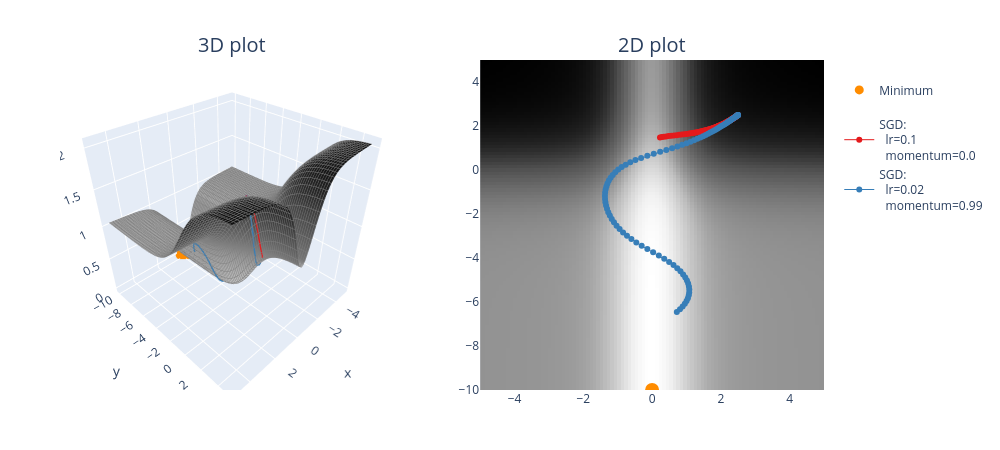

Notebook cell for this chart:
### Markdown cell above
### Exercise - implement `opt_fn_with_sgd`

> ```yaml
> Difficulty: 🔴🔴🔴⚪⚪
> Importance: 🔵🔵🔵🔵⚪
> 
> You should spend up to 15-20 minutes on this exercise.
> ```

Implement the `opt_fn_with_sgd` function using `torch.optim.SGD`. This function optimizes parameters `(x, y)` (which represent coordinates at which we evaluate a function) using gradient descent on that function value. In other words, this should look just like your optimization loops in previous days' material, except rather than passing in `model.parameters()` to your optimizer, you pass in `(xy,)` (because it needs to be an iterable of parameters, not just a single parameter).

Remember, your update steps `optimizer.step()` will automatically change the values of `xy` inplace - this means that you shouldn't store past values like `xy_list.append(xy)` because then past elements of that list will be modified when `xy` is updated. Instead, you should use something like `xy_list.append(xy.detach().clone())` to make sure you're returning a copy of the tensor, which won't continue to be modified.

We've also provided you with a function `plot_fn_with_points`, which plots a function as well as a list of points produced by functions like the one above. The code below starts from `(2.5, 2.5)` and adds the resulting trajectory of `(x, y)` coordinates to the contour plot. Does it find the minimum? Play with the learning rate and momentum a bit and see how close you can get within 100 iterations.

### Code cell
def opt_fn_with_sgd(
    fn: Callable, xy: Float[Tensor, "2"], lr=0.001, momentum=0.98, n_iters: int = 100
) -> Float[Tensor, "n_iters 2"]:
    """
    Optimize the a given function starting from the specified point.

    xy: shape (2,). The (x, y) starting point.
    n_iters: number of steps.
    lr, momentum: parameters passed to the torch.optim.SGD optimizer.

    Return: (n_iters+1, 2). The (x, y) values, from initial values to values after step `n_iters`.
    """
    # Make sure tensor has requires_grad=True, otherwise it can't be optimized (more on this tomorrow!)
    assert xy.requires_grad
    optimized = t.optim.SGD((xy,), lr=lr, momentum=momentum)

    vals_list = [xy.detach().clone(),]
    for n in range(n_iters):
        out = fn(*xy)
        out.backward()
        optimized.step()
        vals_list.append(xy.detach().clone())
        optimized.zero_grad()
        # print(xy)

    return t.stack(vals_list)

points = []

optimizer_list = [
    (optim.SGD, {"lr": 0.1, "momentum": 0.0}),
    (optim.SGD, {"lr": 0.02, "momentum": 0.99}),
]

for optimizer_class, params in optimizer_list:
    xy = t.tensor([2.5, 2.5], requires_grad=True)
    xys = opt_fn_with_sgd(pathological_curve_loss, xy=xy, lr=params["lr"], momentum=params["momentum"])
    points.append((xys, optimizer_class, params))
    print(f"{params=}, last point={xys[-1]}")

plot_fn_with_points(pathological_curve_loss, points=points, min_points=[(0, "y_min")])
